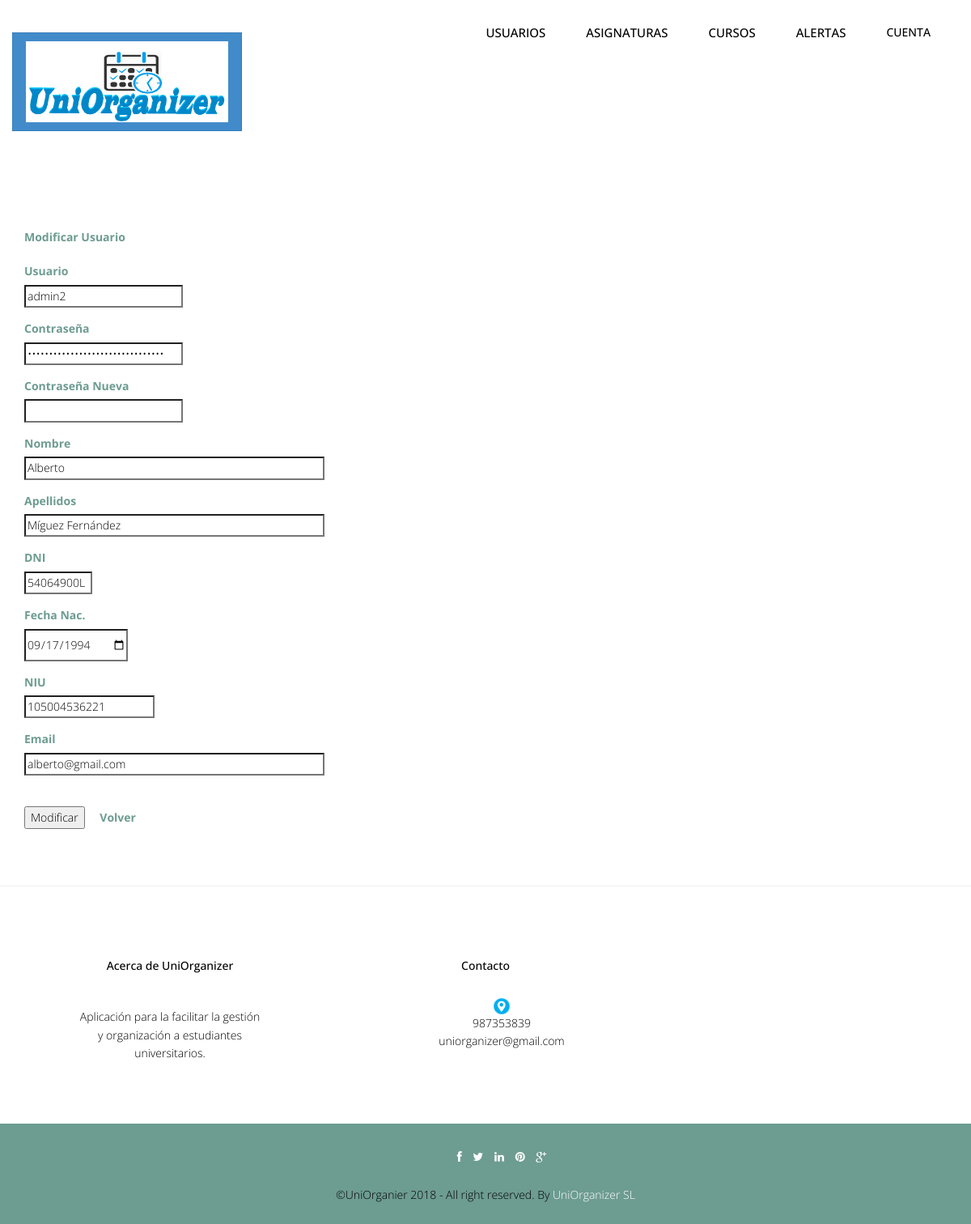
/Controllers/USUARIO_Controller.php?username=admin2&accion=Modificar (signed in), run on the app's committed database.
### tables this page shows
CREATE TABLE `usuario` (
  `username` varchar(20) NOT NULL,
  `password` varchar(50) NOT NULL,
  `tipoUsuario` int(10) NOT NULL,
  `nombre` varchar(50) NOT NULL,
  `apellidos` varchar(50) NOT NULL,
  `dni` varchar(9) NOT NULL,
  `fechaNac` date NOT NULL,
  `niu` varchar(12) NOT NULL,
  `email` varchar(50) NOT NULL
);

### Controllers/USUARIO_Controller.php (called while the page is built, shortened)
<?php
include '../Models/USUARIO_Model.php';
include '../Views/header.php';
Switch ($_REQUEST['accion']) {
    case $strings['Modificar']:
            if (!isset($_REQUEST['dni'])) {
                $usuario = new USUARIO_Modelo($_REQUEST['username'], '', ConsultarTipoUsuario($_REQUEST['username']), '', '', '', '', '', '', '', '');
                $valores = $usuario->RellenaDatos();
                if (!tienePermisos('USUARIO_Modificar')) {
                    new Mensaje('No tienes los permisos necesarios', 'USUARIO_Controller.php');
                } else {
                    new USUARIO_Modificar($valores, 'USUARIO_Controller.php');
                }
            } else {
                $usuario = get_data_form();
                $respuesta = $usuario->Modificar();
                new Mensaje($respuesta, 'USUARIO_Controller.php');
            }
        break;
}
?>

### Models/USUARIO_Model.php (called while the page is built, shortened)
<?php
include_once '../Functions/LibraryFunctions.php';
class USUARIO_Modelo {
    var $username;
    var $mysqli;
    function __construct($username, $password, $tipoUsuario, $nombre, $apellidos, $dni, $fechaNac, $niu, $email, $newPassword) {
        $this->username = $username;
    }
    function ConectarBD() {
        $this->mysqli = new mysqli("localhost", "root", "", "uniorganizer");
    }
    function RellenaDatos() {
        $sql = "SELECT * FROM USUARIO WHERE USUARIO.username = '" . $this->username . "'";
        if (!($resultado = $this->mysqli->query($sql))) {
            return 'Error en la consulta sobre la base de datos';
        } else {
            $result = $resultado->fetch_array();
            return $result;
        }
    }
}
?>

### Views/USUARIO_EDIT_Vista.php (the view, shortened to what this page needs)
<?php
class USUARIO_Modificar {
    private $valores;
    private $volver;
    function __construct($valores, $volver) {
        $this->valores = $valores;
        $this->volver = $volver;
        $this->render();
    }
    function render() {
        ?><script type="text/javascript" src="../js/validate.js"></script>
        <div class="container" >
            <form  id="form" name="form" action='USUARIO_Controller.php?user=user'  method='post'   enctype="multipart/form-data">
                <div class="form-group" >
                    <label class="control-label" ><?php echo $strings['Modificar Usuario']; ?></label><br>
                </div>
                <div class="form-group">
                    <label class="control-label" ><?php echo $strings['username']; ?></label><br>
                    <input class="form" id="username" name="username" size="25" type="text" required="true" readonly="true" value="<?php echo $this->valores['username']; ?>">
                </div>
                <div class="form-group">
                    <label class="control-label" ><?php echo $strings['password']; ?></label><br>
                    <input class="form" id="password" name="password" size="25" type="password" required="true" readonly='true' value="<?php echo $this->valores['password']; ?>"/>
                </div>
                <div class="form-group">
                    <label class="control-label" ><?php echo $strings['newPassword']; ?></label><br>
                    <input class="form" id="newPassword" name="newPassword" size="25" type="password"/>
                </div>
                <div class="form-group">
                    <label class="control-label" ><?php echo $strings['nombre']; ?></label><br>
                    <input class="form" id="nombre" name="nombre" size="50" type="text" required="true" value="<?php echo $this->valores['nombre']; ?>">
                </div>
                <div class="form-group">
                    <label class="control-label" ><?php echo $strings['apellidos']; ?></label><br>
                    <input class="form" id="apellidos" name="apellidos" size="50" type="text" required="true" value="<?php echo $this->valores['apellidos']; ?>">
                </div>
                <div class="form-group">
                    <label class="control-label" ><?php echo $strings['dni']; ?></label><br>
                    <input class="form" id="dni" name="dni" size="9" type="text" required="true" value="<?php echo $this->valores['dni']; ?>">
                </div>
                <div class="form-group">
                    <label class="control-label" ><?php echo $strings['fechaNac']; ?></label><br>
                    <input class="form" id="fechaNac" name="fechaNac" type="date" required="true" value="<?php echo $this->valores['fechaNac']; ?>">
                </div>
                <div class="form-group">
                    <label class="control-label" ><?php echo $strings['niu']; ?></label><br>
                    <input class="form" id="niu" name="niu" size="20" type="text" required="true" value="<?php echo $this->valores['niu']; ?>">
                </div>
                <div class="form-group">
                    <label class="control-label" ><?php echo $strings['email']; ?></label><br>
                    <input class="form" id="email" name="email" size="50" type="email" required="true" value="<?php echo $this->valores['email']; ?>">
                </div>
                <br>
                <input type = 'submit'  onclick="return valida_envia_USUARIO()" name = 'accion' value = '<?php echo $strings['Modificar'] ?>'  onclick="return valida_envia_USUARIO()" >
                <a class="form-link" href='<?php echo $this->volver ?> '><?php echo $strings['Volver']; ?> </a>
            </form>
        </div>
        <?php
        include '../Views/footer.php';
    }
}
?>

### css/style.css (style rules this page uses)
body { font-family:'Open Sans', Arial, sans-serif; font-size:14px; font-weight:300; line-height:1.6em; color:#000; background-color:#fff; }
form { margin-top:50px; margin-bottom:50px; }
label { color:#6D9C91; font-size:14px; }
.link-list ul,li,a { color:#000; list-style:none; }
.form-link { font-weight:bold; color: #6D9C91 !important; margin-left: 15px; }

### css/overwrite.css (style rules this page uses)
select, textarea, input[type="text"], input[type="password"], input[type="datetime"], input[type="datetime-local"], input[type="date"], input[type="month"], input[type="time"], input[type="week"], input[type="number"], input[type="email"], input[type="url"], input[type="search"], input[type="tel"], input[type="color"], .uneditable-input { -webkit-border-radius: 0; -moz-border-radius: 0; border-radius: 0; }

### data on the page
usuario: username "admin2", nombre "Alberto", apellidos "Míguez Fernández", dni "54064900L", fechaNac "09/17/1994", niu "105004536221", email "alberto@gmail.com"

### other printed values
$strings['Cuenta'] "CUENTA"
$strings['Modificar Usuario'] "Modificar Usuario"
$strings['username'] "Usuario"
$strings['password'] "Contraseña"
$strings['newPassword'] "Contraseña Nueva"
$strings['nombre'] "Nombre"
$strings['apellidos'] "Apellidos"
$strings['dni'] "DNI"
$strings['fechaNac'] "Fecha Nac."
$strings['niu'] "NIU"
$strings['email'] "Email"
$strings['Volver'] "Volver"
